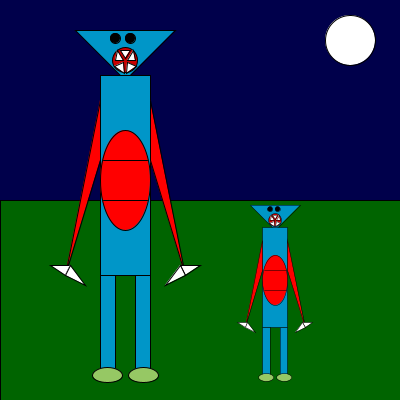
Frame 1 (no input)
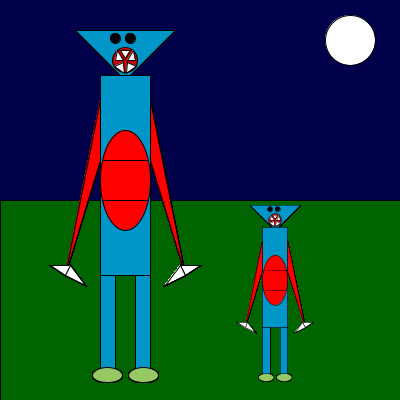
Frame 60 (the mouse pressed at the canvas centre just before this capture)
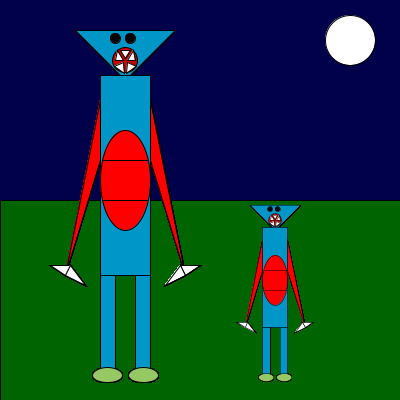
Frame 120 (the mouse held since frame 60 and released just before this capture)

The Processing sketch that drew these frames (run headless with seeded random() and noise(); from frame 60 on, the mouse is pressed at the canvas centre):

// Processing sketch: Twin_robots
// ── Twin_robots.pde
void setup() {
  // Setting up the background (grass, sky, and clouds)
  stroke(0);
  size(400, 400);
  background(0, 0, 75);
  strokeWeight(1);
  fill(0, 100, 0);
  rect(0, 200, 400, 200);
  fill(255);
  ellipse(350, 40, 50, 50);  
}
//Creates the eyes
void eyes(int colour) {
  fill(colour);
  circle(190, 38, 10);
  circle(205, 38, 10);
}

void draw() {
  translate(-75, 0);
  fill(0, 150, 200);
  //Head, body, and face
  triangle(150, 30, 250, 30, 200, 80);
  rect(175, 75, 50, 200);
  rect(175, 275, 15, 100);
  rect(210, 275, 15, 100);
  eyes(0);
  fill(200, 0, 0);
  //mouth
  circle(200, 60, 25);
  fill(255);
  triangle(195, 50, 205, 50, 200, 58);
  triangle(198, 62, 189, 66, 199, 73);
  triangle(202, 62, 211, 66, 201, 73);
  triangle(202, 60, 208, 50, 210, 60);
  triangle(198, 60, 192, 50, 190, 60);
  fill(255, 0, 0);
  ellipse(200, 180, 50, 100);
  //arms
  triangle(175, 100, 175, 160, 140, 275);
  triangle(225, 100, 225, 160, 260, 275);
  fill(255);
  triangle(140, 275, 145, 265, 125, 265);
  triangle(140, 275, 145, 265, 160, 285); 
  triangle(260, 275, 255, 265, 275, 265);
  triangle(260, 275, 255, 265, 240, 285);
  fill(150, 200, 100);
  //feet
  ellipse(182.5, 375, 30, 15);
  ellipse(218.5, 375, 30, 15);
  line(178, 160, 222, 160);
  line(178, 200, 222, 200);
  translate(250, 190);
  scale(.5);
  fill(0, 150, 200);
  //Head, body, and face
  triangle(150, 30, 250, 30, 200, 80);
  rect(175, 75, 50, 200);
  rect(175, 275, 15, 100);
  rect(210, 275, 15, 100);
  eyes(0);
  fill(200, 0, 0);
  //mouth
  circle(200, 60, 25);
  fill(255);
  triangle(195, 50, 205, 50, 200, 58);
  triangle(198, 62, 189, 66, 199, 73);
  triangle(202, 62, 211, 66, 201, 73);
  triangle(202, 60, 208, 50, 210, 60);
  triangle(198, 60, 192, 50, 190, 60);
  fill(255, 0, 0);
  ellipse(200, 180, 50, 100);
  //arms
  triangle(175, 100, 175, 160, 140, 275);
  triangle(225, 100, 225, 160, 260, 275);
  fill(255);
  triangle(140, 275, 145, 265, 125, 265);
  triangle(140, 275, 145, 265, 160, 285); 
  triangle(260, 275, 255, 265, 275, 265);
  triangle(260, 275, 255, 265, 240, 285);
  fill(150, 200, 100);
  //feet
  ellipse(182.5, 375, 30, 15);
  ellipse(218.5, 375, 30, 15);
  line(178, 160, 222, 160);
  line(178, 200, 222, 200);
  
   
}
